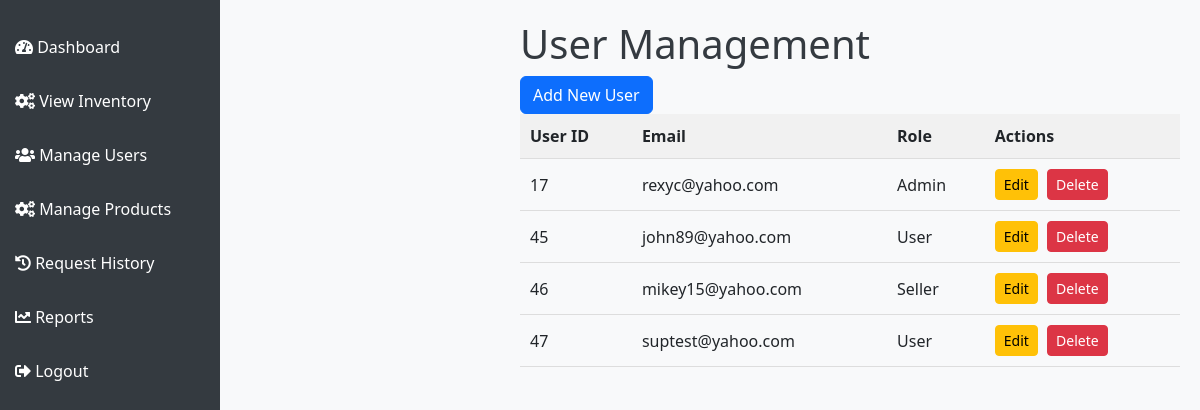
Screenshot of /user_management.php (signed in) with the database file from the repository.
### tables this page shows
CREATE TABLE `users` (
  `user_id` int(11) NOT NULL,
  `email` varchar(255) NOT NULL,
  `password_hash` varchar(255) NOT NULL,
  `role_id` int(11) DEFAULT NULL,
  `is_approved` tinyint(1) DEFAULT 0,
  `created_at` timestamp NOT NULL DEFAULT current_timestamp(),
  `updated_at` timestamp NOT NULL DEFAULT current_timestamp() ON UPDATE current_timestamp(),
  `first_name` varchar(255) NOT NULL,
  `last_name` varchar(255) NOT NULL,
  `company_id` int(11) DEFAULT NULL,
  `phone` varchar(20) DEFAULT NULL,
  `address` varchar(255) DEFAULT NULL,
  `city` varchar(100) DEFAULT NULL,
  `temporary_password` varchar(255) DEFAULT NULL
);

### user_management.php (the view, shortened to what this page needs)
<?php
require_once 'config.php';
$company_id = $_SESSION['company_id'];
function getRoleName($role_id) {
    switch ($role_id) {
        case 1: return "Admin";
        case 2: return "Seller";
        case 3: return "User";
    }
}
?>
<!DOCTYPE html>
<html lang="en">
<head>
  <link rel="stylesheet" href="https://cdn.jsdelivr.net/npm/bootstrap@5.3.0-alpha1/dist/css/bootstrap.min.css">
  <link rel="stylesheet" href="https://cdnjs.cloudflare.com/ajax/libs/font-awesome/5.15.3/css/all.min.css">
</head>
<body>
   <div class="sidebar">
    <ul>
        <li><a href="admin_dashboard.php"><i class="fas fa-tachometer-alt"></i> Dashboard</a></li>
        <li><a href="aview_inventory.php"><i class="fas fa-cogs"></i> View Inventory</a></li>
        <li><a href="user_management.php"><i class="fas fa-users"></i> Manage Users</a></li>
        <li><a href="product_management.php"><i class="fas fa-cogs"></i> Manage Products</a></li>
        <li><a href="supply_history.php"><i class="fas fa-history"></i> Request History</a></li>
        <li><a href="transaction_reports.php"><i class="fas fa-chart-line"></i> Reports</a></li>
        <li><a href="logout.php"><i class="fas fa-sign-out-alt"></i> Logout</a></li>
    </ul>
</div>
  <div class="main-content">
    <h1>User Management</h1>
    <a href="add_user.php" class="btn btn-primary">Add New User</a>
    <table>
      <thead>
        <tr>
          <th>User ID</th>
          <th>Email</th>
          <th>Role</th>
          <th>Actions</th>
        </tr>
      </thead>
      <tbody>
        <?php
        $stmt = $pdo->prepare("SELECT * FROM users WHERE company_id = ?");
        $stmt->execute([$company_id]);
        while ($user = $stmt->fetch()) {
            echo "<tr>
                    <td>{$user['user_id']}</td>
                    <td>{$user['email']}</td>
                    <td>" . getRoleName($user['role_id']) . "</td>
                    <td>
                        <a href='edit_user.php?id={$user['user_id']}' class='btn btn-warning btn-sm'>Edit</a>
                        <a href='delete_user.php?id={$user['user_id']}' onclick=\"return confirm('Are you sure you want to delete this user?')\" class='btn btn-danger btn-sm'>Delete</a>
                    </td>
                  </tr>";
        }
        ?>
      </tbody>
    </table>
  </div>
</body>
</html>

### user_management.php (style rules this page uses)
body { font-family: 'Segoe UI', sans-serif; background-color: #f8f9fa; margin-left: 260px; }
.sidebar { position: fixed; top: 0; left: 0; height: 100%; width: 220px; background-color: #343a40; padding-top: 20px; }
.sidebar ul { list-style-type: none; padding: 0; }
.sidebar ul li { padding: 15px; }
.sidebar ul li a { color: #ffffff; text-decoration: none; display: block; }
.main-content { margin-left: 240px; padding: 20px; }
h1, h2 { color: #343a40; }
.btn { margin-right: 5px; }
table { border-collapse: collapse; width: 100%; }
th, td { padding: 10px; text-align: left; border-bottom: 1px solid #ddd; }
th { background-color: #f1f1f1; }

### rows the page displays
users: user_id "17", email "rexyc@yahoo.com", role "Admin"
users: user_id "45", email "john89@yahoo.com", role "User"
users: user_id "46", email "mikey15@yahoo.com", role "Seller"
users: user_id "47", email "suptest@yahoo.com", role "User"
